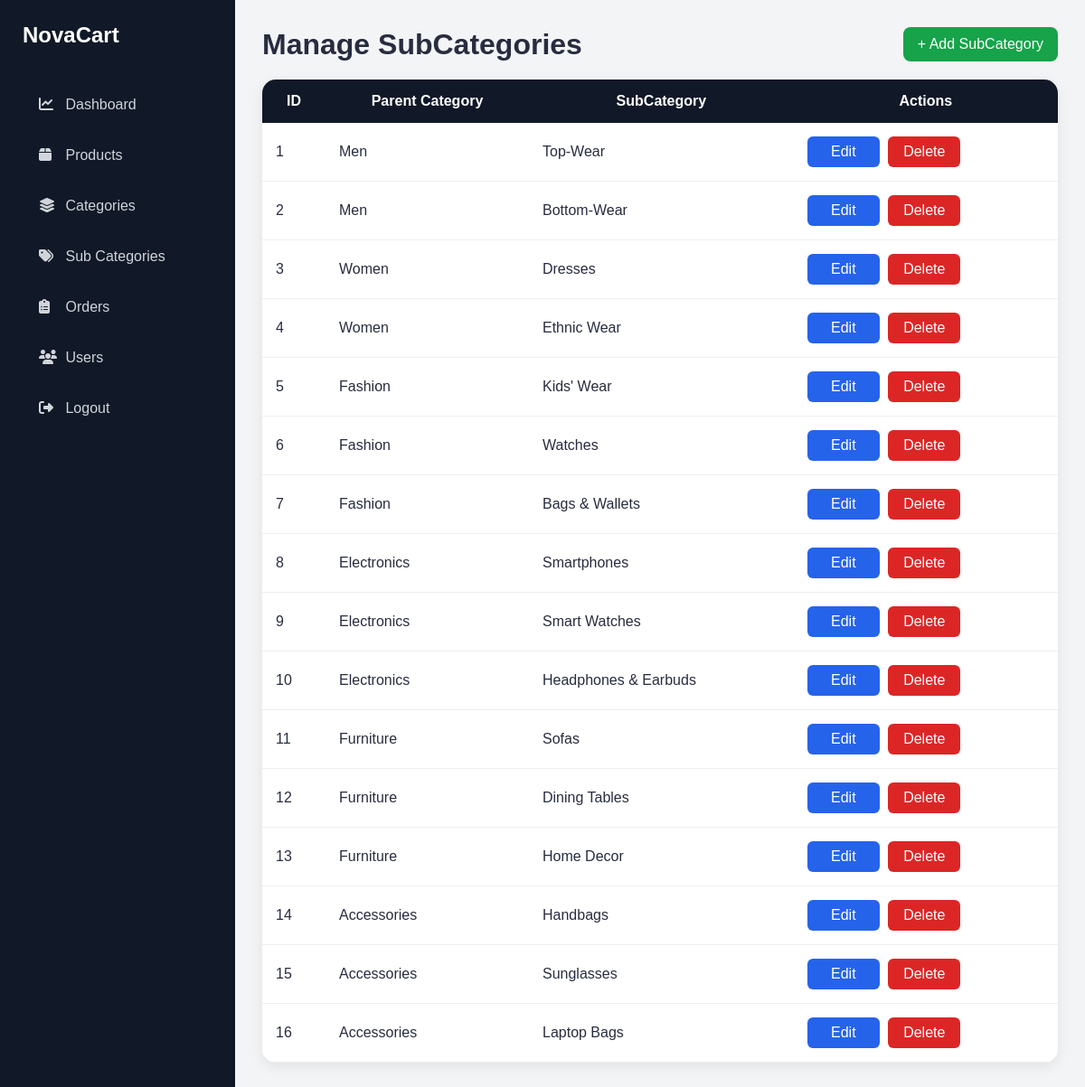
The app's page /dashboard/subcategories/ (signed in) with its own data.
### store/models.py (models this page shows, shortened)
class SubCategory(models.Model):
    category = models.ForeignKey(
        Categories,
        on_delete=models.CASCADE,
        related_name='subcategories'
    )
    name = models.CharField(max_length=255)

class Categories(models.Model):
    name = models.CharField(max_length=255)
    description = models.TextField()
    image = models.ImageField(upload_to='category_images/')

### dashboard/views.py (the view)
def admin_subcategories(request):
    if not request.user.is_staff:
        return redirect('profile')
    subcategories = SubCategory.objects.select_related('category').all()
    return render(
        request,
        'admin_subcategories.html',
        {
            'subcategories': subcategories
        }
    )

### store/context_processors.py (called while the page is built)
def categories_processor(request):
    return {
        'categories': Categories.objects.all()
    }

### templates/admin_subcategories.html
{% extends 'dashboard_base.html' %}
{% block content %}
<div class="admin-header">
<h1>
    Manage SubCategories
</h1>
<a href="{% url 'add_subcategory' %}"
   class="add-btn">
    + Add SubCategory
</a>
</div>
<div class="admin-table">
<table>
    <thead>
        <tr>
            <th>ID</th>
            <th>Parent Category</th>
            <th>SubCategory</th>
            <th>Actions</th>
        </tr>
    </thead>
    <tbody>
        {% for subcategory in subcategories %}
        <tr>
            <td>
                {{ subcategory.id }}
            </td>
            <td>
                {{ subcategory.category.name }}
            </td>
            <td>
                {{ subcategory.name }}
            </td>
            <td>
                <a href="{% url 'edit_subcategory' subcategory.id %}"
                   class="edit-btn">
                    Edit
                </a>
                <a href="{% url 'delete_subcategory' subcategory.id %}"
                   class="delete-btn"
                   onclick="return confirm('Delete this subcategory?')">
                    Delete
                </a>
            </td>
        </tr>
        {% empty %}
        <tr>
            <td colspan="4">
                No SubCategories Found
            </td>
        </tr>
        {% endfor %}
    </tbody>
</table>
</div>
{% endblock %}

### static/css/style.css (style rules this page uses)
* { margin:0; padding:0; box-sizing:border-box; }
body { font-family:'Poppins',sans-serif; background:#f5f5f6; color:#282c3f; min-height:100vh; }
a { text-decoration:none; }
.admin-header { display:flex; justify-content:space-between; align-items:center; margin-bottom:20px; }
.admin-table { background:#fff; border-radius:15px; overflow:hidden; box-shadow:0 4px 15px rgba(0,0,0,0.08); }
.admin-table table { width:100%; border-collapse:collapse; }
.admin-table th { background:#111827; color:white; padding:15px; }
.admin-table td { padding:15px; border-bottom:1px solid #eee; }
.add-btn { background:#16a34a; color:white; padding:10px 16px; border-radius:8px; text-decoration:none; }
.edit-btn { background:#2563eb; color:white; padding:8px 12px; border-radius:6px; text-decoration:none; margin-right:5px; }
.delete-btn { background:#dc2626; color:white; padding:8px 12px; border-radius:6px; text-decoration:none; }
.edit-btn, .delete-btn { display:inline-block; min-width:80px; text-align:center; }

### records on screen
SubCategory: id "1", category.name "Men", name "Top-Wear"
SubCategory: id "2", category.name "Men", name "Bottom-Wear"
SubCategory: id "3", category.name "Women", name "Dresses"
SubCategory: id "4", category.name "Women", name "Ethnic Wear"
SubCategory: id "5", category.name "Fashion", name "Kids' Wear"
SubCategory: id "6", category.name "Fashion", name "Watches"
SubCategory: id "7", category.name "Fashion", name "Bags & Wallets"
SubCategory: id "8", category.name "Electronics", name "Smartphones"
SubCategory: id "9", category.name "Electronics", name "Smart Watches"
SubCategory: id "10", category.name "Electronics", name "Headphones & Earbuds"
SubCategory: id "11", category.name "Furniture", name "Sofas"
SubCategory: id "12", category.name "Furniture", name "Dining Tables"
SubCategory: id "13", category.name "Furniture", name "Home Decor"
SubCategory: id "14", category.name "Accessories", name "Handbags"
SubCategory: id "15", category.name "Accessories", name "Sunglasses"
SubCategory: id "16", category.name "Accessories", name "Laptop Bags"
